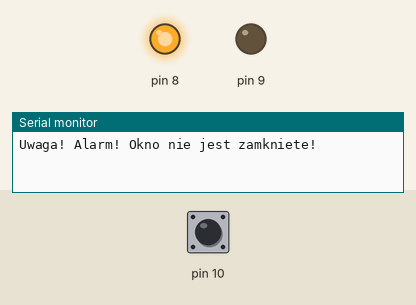
This sketch was run on a simulated Arduino Uno, built with avr-gcc and run on an emulated ATmega328P. Parts: output pins drawn as LEDs (lit = HIGH), the last lines printed to the serial monitor. Inputs (shaded band) come from the test bench; at power-on: pin 10 HIGH.

Above: at 1.2 s.
1.3 s: pin 10 pulled LOW for 0.15 s
At 1.37 s:
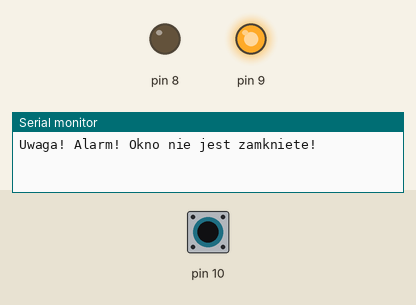
2.9 s: pin 10 pulled LOW for 3.2 s
At 6.5 s:
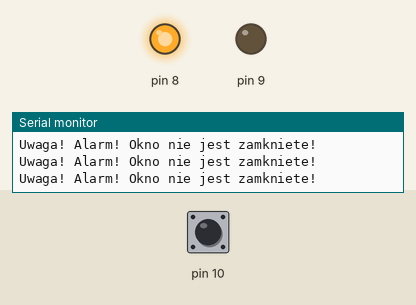
Timing chart, 0 to 8.0 s (numbered marks = the images above; inputs shaded):
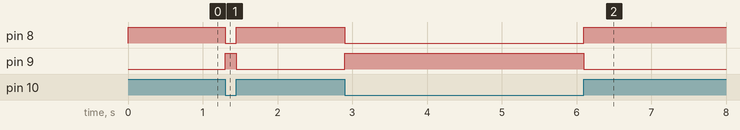

Measured:
- after the input at 1.3 s, pin 8: HIGH → LOW at once, → HIGH 0.15 s later; pin 9: LOW → HIGH at once, → LOW 0.15 s later
- after the input at 2.9 s, pin 8: HIGH → LOW at once, → HIGH 3.2 s later; pin 9: LOW → HIGH at once, → LOW 3.2 s later

The sketch:

A1_3_2.ino
```cpp
 void setup() {
  Serial.begin(9600);

  pinMode(8, OUTPUT);
  pinMode(9, OUTPUT);
  pinMode(10, INPUT_PULLUP);

  digitalWrite(8, LOW);
  digitalWrite(9, LOW);
}

void loop() {
  if(digitalRead(10) == LOW) {
    digitalWrite(9, HIGH);
    digitalWrite(8, LOW);
  } else {
    digitalWrite(9, LOW);
    digitalWrite(8, HIGH);
    Serial.println("Uwaga! Alarm! Okno nie jest zamkniete!");

    while (digitalRead(10) == HIGH) {
      delay(25);
    }
  }
}
```
